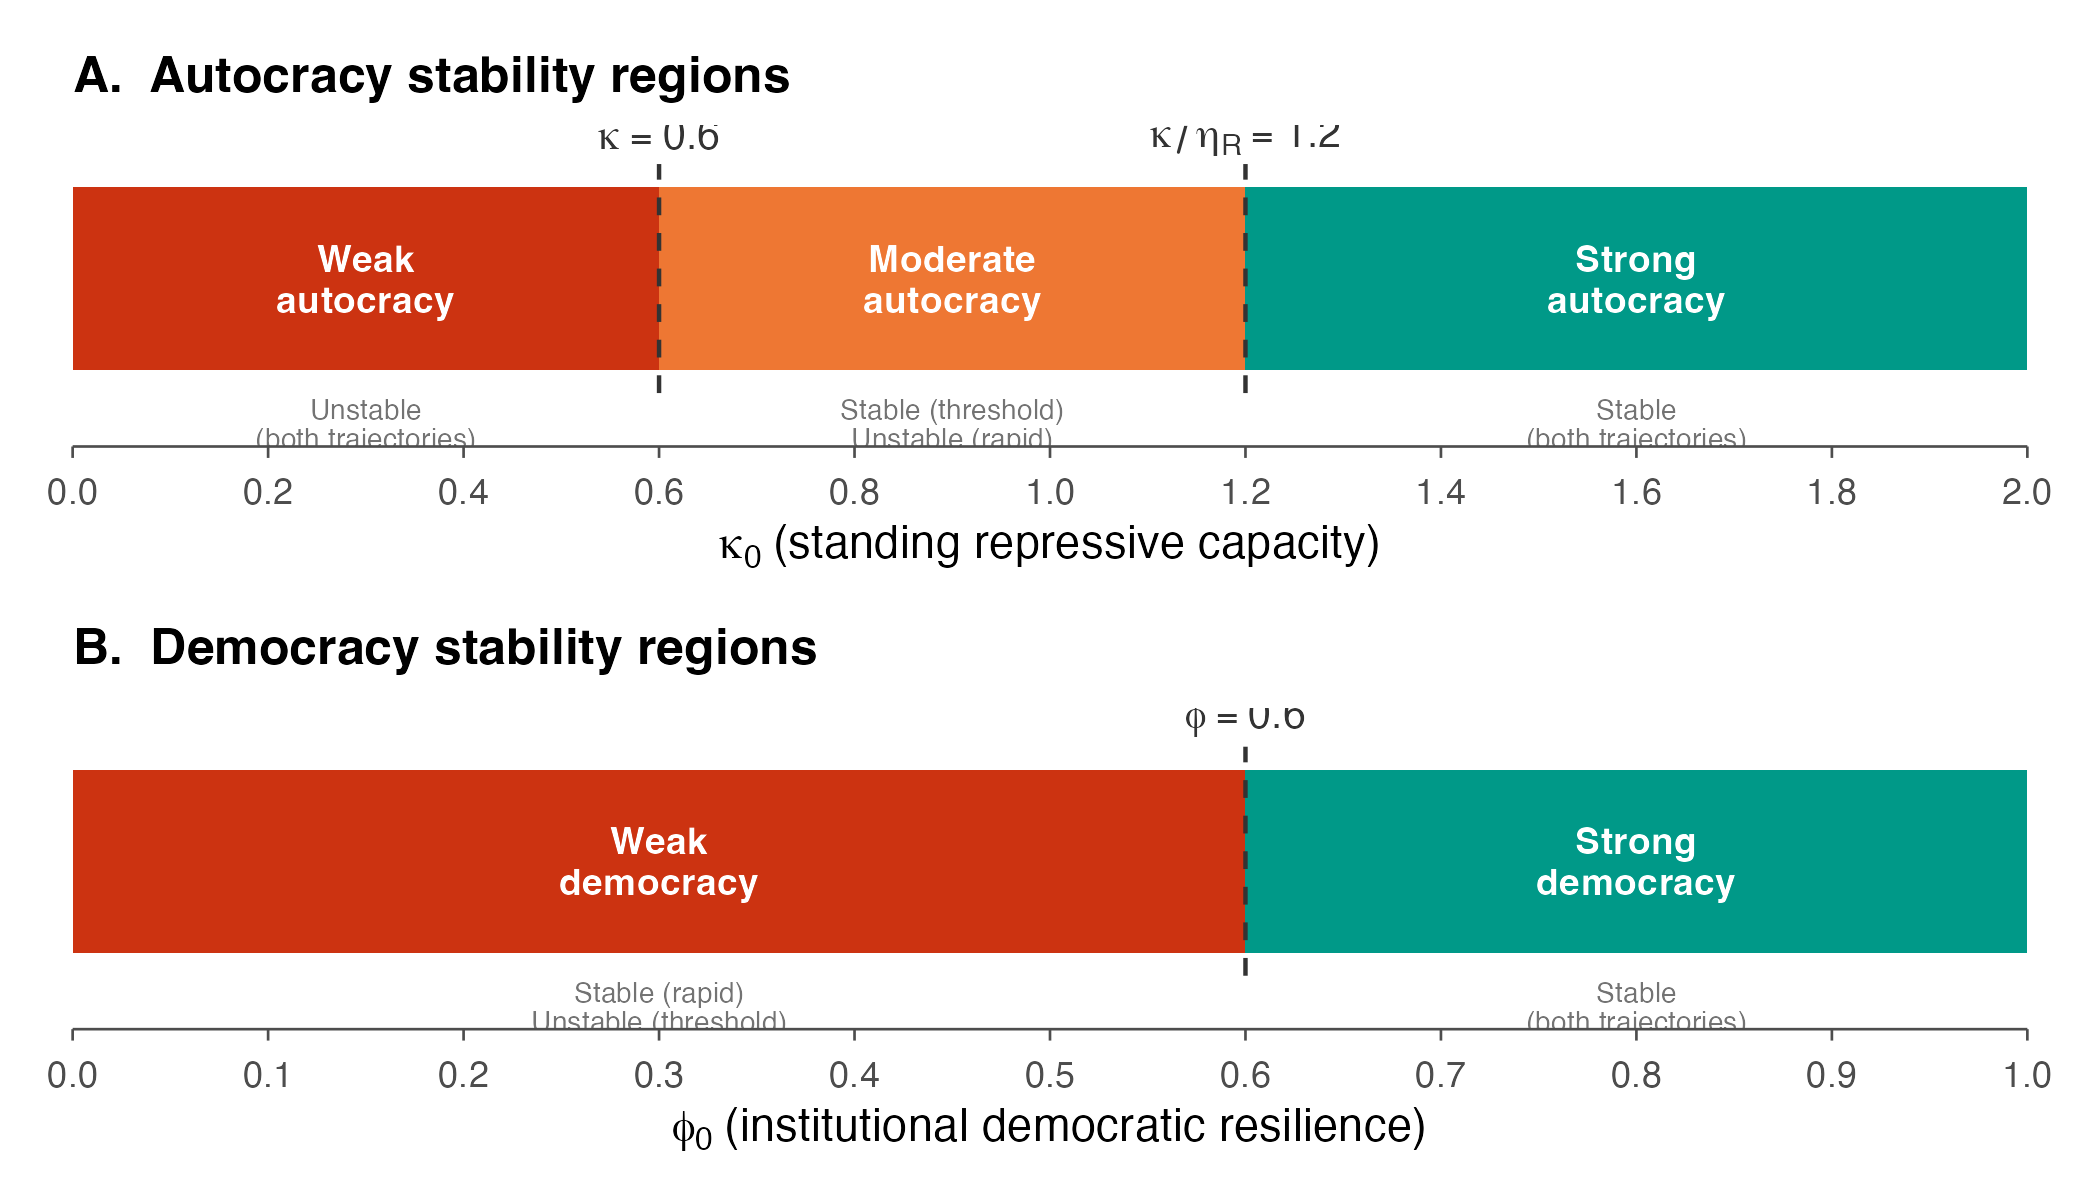

This chart was generated by the following R code:
# fig_parametric_space.R
# Parametric space figure for AI and Democracy formal model
# Generates Panel A (Autocracy stability) and Panel B (Democracy stability)

library(ggplot2)
library(patchwork)

# --- Parameters (numerical example) ---
L       <- 1
Delta   <- 0.4
kappa_bar   <- L - Delta        # 0.6
phi_bar     <- L - Delta        # 0.6
eta_R       <- 0.5
kappa_upper <- kappa_bar / eta_R # 1.2

# --- Output directory ---
out_dir <- tryCatch(dirname(sys.frame(1)$ofile), error = function(e) NULL)
if (is.null(out_dir) || out_dir == "") {
  out_dir <- "/Users/manoelgaldino/Documents/DCP/Papers/IA-dem/figures"
}

# --- Colorblind-friendly palette (Okabe-Ito inspired) ---
col_red    <- "#CC3311"
col_amber  <- "#EE7733"
col_green  <- "#009988"

# --- Shared theme ---
theme_strip <- theme_minimal(base_size = 11) +
  theme(
    panel.grid       = element_blank(),
    axis.text.y      = element_blank(),
    axis.ticks.y     = element_blank(),
    axis.title.y     = element_blank(),
    axis.ticks.x     = element_line(colour = "grey30", linewidth = 0.3),
    axis.line.x      = element_line(colour = "grey30", linewidth = 0.3),
    plot.title       = element_text(face = "bold", size = 12, hjust = 0),
    plot.subtitle    = element_text(size = 9, colour = "grey40", hjust = 0),
    plot.margin      = margin(t = 8, r = 12, b = 4, l = 12)
  )

strip_height <- 0.6   # half-height of the strip

# =========================================================
# Panel A - Autocracy stability regions along kappa_0
# =========================================================

df_a <- data.frame(
  xmin  = c(0,          kappa_bar,  kappa_upper),
  xmax  = c(kappa_bar,  kappa_upper, 2),
  label = c("Weak\nautocracy",
            "Moderate\nautocracy",
            "Strong\nautocracy"),
  fill  = c("weak", "moderate", "strong")
)

pa <- ggplot(df_a) +
  # Colored regions
  geom_rect(aes(xmin = xmin, xmax = xmax, ymin = -strip_height, ymax = strip_height,
                fill = fill), colour = NA) +
  # Region labels (centered inside each strip)
  geom_text(aes(x = (xmin + xmax) / 2, y = 0, label = label),
            size = 3.2, lineheight = 0.9, colour = "white", fontface = "bold") +
  # Threshold dashed lines (using annotate to avoid warnings)
  annotate("segment", x = kappa_bar, xend = kappa_bar,
           y = -strip_height - 0.15, yend = strip_height + 0.15,
           linetype = "dashed", linewidth = 0.5, colour = "grey20") +
  annotate("segment", x = kappa_upper, xend = kappa_upper,
           y = -strip_height - 0.15, yend = strip_height + 0.15,
           linetype = "dashed", linewidth = 0.5, colour = "grey20") +
  # Threshold labels
  annotate("text", x = kappa_bar, y = strip_height + 0.35,
           label = expression(bar(kappa) == 0.6),
           size = 3.5, colour = "grey20") +
  annotate("text", x = kappa_upper, y = strip_height + 0.35,
           label = expression(bar(kappa)/eta[R] == 1.2),
           size = 3.5, colour = "grey20") +
  # Subtitle annotations below the strip
  annotate("text", x = kappa_bar / 2, y = -strip_height - 0.35,
           label = "Unstable\n(both trajectories)",
           size = 2.4, colour = "grey45", lineheight = 0.85) +
  annotate("text", x = (kappa_bar + kappa_upper) / 2, y = -strip_height - 0.35,
           label = "Stable (threshold)\nUnstable (rapid)",
           size = 2.4, colour = "grey45", lineheight = 0.85) +
  annotate("text", x = (kappa_upper + 2) / 2, y = -strip_height - 0.35,
           label = "Stable\n(both trajectories)",
           size = 2.4, colour = "grey45", lineheight = 0.85) +
  # Scales
  scale_fill_manual(values = c(weak = col_red, moderate = col_amber, strong = col_green),
                    guide = "none") +
  scale_x_continuous(
    name = expression(kappa[0]~"(standing repressive capacity)"),
    limits = c(0, 2), expand = c(0, 0),
    breaks = seq(0, 2, 0.2)
  ) +
  scale_y_continuous(limits = c(-1.1, 1.0), expand = c(0, 0)) +
  labs(title = "A.  Autocracy stability regions") +
  theme_strip

# =========================================================
# Panel B - Democracy stability regions along phi_0
# =========================================================

df_b <- data.frame(
  xmin  = c(0,        phi_bar),
  xmax  = c(phi_bar,  1),
  label = c("Weak\ndemocracy",
            "Strong\ndemocracy"),
  fill  = c("weak", "strong")
)

pb <- ggplot(df_b) +
  # Colored regions
  geom_rect(aes(xmin = xmin, xmax = xmax, ymin = -strip_height, ymax = strip_height,
                fill = fill), colour = NA) +
  # Region labels
  geom_text(aes(x = (xmin + xmax) / 2, y = 0, label = label),
            size = 3.2, lineheight = 0.9, colour = "white", fontface = "bold") +
  # Threshold dashed line (using annotate)
  annotate("segment", x = phi_bar, xend = phi_bar,
           y = -strip_height - 0.15, yend = strip_height + 0.15,
           linetype = "dashed", linewidth = 0.5, colour = "grey20") +
  # Threshold label
  annotate("text", x = phi_bar, y = strip_height + 0.35,
           label = expression(bar(phi) == 0.6),
           size = 3.5, colour = "grey20") +
  # Subtitle annotations
  annotate("text", x = phi_bar / 2, y = -strip_height - 0.35,
           label = "Stable (rapid)\nUnstable (threshold)",
           size = 2.4, colour = "grey45", lineheight = 0.85) +
  annotate("text", x = (phi_bar + 1) / 2, y = -strip_height - 0.35,
           label = "Stable\n(both trajectories)",
           size = 2.4, colour = "grey45", lineheight = 0.85) +
  # Scales
  scale_fill_manual(values = c(weak = col_red, strong = col_green),
                    guide = "none") +
  scale_x_continuous(
    name = expression(phi[0]~"(institutional democratic resilience)"),
    limits = c(0, 1), expand = c(0, 0),
    breaks = seq(0, 1, 0.1)
  ) +
  scale_y_continuous(limits = c(-1.1, 1.0), expand = c(0, 0)) +
  labs(title = expression(bold("B.  Democracy stability regions"))) +
  theme_strip

# =========================================================
# Combine and save
# =========================================================

fig <- pa / pb + plot_layout(heights = c(1, 1))

# Save as PDF (standard device for maximum compatibility)
ggsave(file.path(out_dir, "fig_parametric_space.pdf"),
       plot = fig, width = 7, height = 4, device = "pdf")
ggsave(file.path(out_dir, "fig_parametric_space.png"),
       plot = fig, width = 7, height = 4, dpi = 300)

cat("Figures saved to:", out_dir, "\n")
